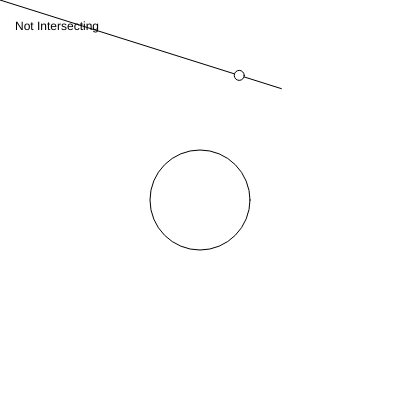
Frame 1 (no input)
Frame 60 (no input): identical to frame 1, image omitted
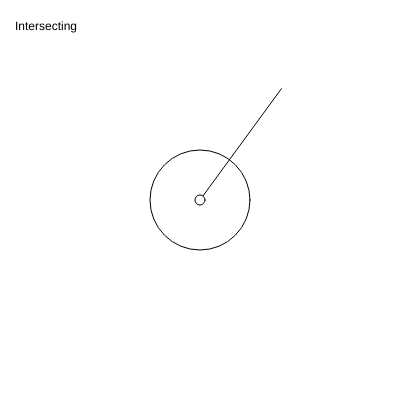
Frame 120 (the mouse pressed at the canvas centre since frame 60)

The p5.js sketch that drew these frames (run headless with seeded random() and noise() and a simulated clock; from frame 60 on, the mouse is pressed at the canvas centre):

// p5.js sketch
// ── sketch.js
let v0 //origin of the two lines
let v1 //end of the first line
let closePoint


let center
let radius = 50
//let scalar

function setup() 
{
  createCanvas(400, 400);
  colorMode(RGB, 1)
  
  center = createVector(width/2, height/2)
  
  v0 = createVector(random(10, width-10), random(10, height-10))  
  v1 = createVector()
  
  closePoint = createVector()
}

function draw() 
{
  background(220);
  ellipse(center.x, center.y, radius*2)

  
  v1.x = mouseX
  v1.y = mouseY
  line(v0.x, v0.y, v1.x, v1.y)
  
  
  let sp = 
      drawScalar(p5.Vector.sub(center, v0), p5.Vector.sub(v1, v0))
  
  closePoint = createVector(v0.x+sp.x, v0.y+sp.y)
  
  let bool = inRange(v0, v1, closePoint)
  
  if (bool)
  {
      ellipse(closePoint.x, closePoint.y, 10)
  }
  else
  {
    closePoint = getCloserPoint(v0, v1, center)
    ellipse(closePoint.x, closePoint.y, 10)
  }


  
  if (radius < p5.Vector.sub(center, closePoint).mag())
  {
    text("Not Intersecting", 15, 30)
  }
  else
  {
    text("Intersecting", 15, 30)
  }
    
  
  
}


function drawScalar(a, b)
{
  let bCopy = b.copy().normalize()
  
  //https://en.wikipedia.org/wiki/Scalar_projection
  //lenght = ||a|| * cos(theta). cos(theta) = dot(a, b)/||a||||b||
  
  let length = a.dot(b)/b.mag()
  
  //return a vector with the same direction as b, but new length
  return bCopy.mult(length)
}

function inRange(start, end, p)
{
  let dx = end.x - start.x
  let dy = end.y - start.y
  
  let innerProduct = (p.x - start.x)*dx + (p.y-start.y)*dy
  
  return 0 <= innerProduct && innerProduct <= dx*dx + dy*dy;
  
}

function getCloserPoint(p1, p2, current)
{
  let dist1 = dist(p1.x, p1.y, current.x, current.y)
  let dist2 = dist(p2.x, p2.y, current.x, current.y)
  
  if (dist1 > dist2) return p2
  else return p1
}
